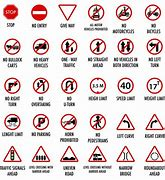
#> input picture 08.08.2024/test.jpeg, 165 x 180 px
$ jupyter execute test.ipynb
#> lines starting #> are read from the running program, lines starting #| are printed output that depends on the picture; after the words box and inside, x2 and y2 are one past the last pixel; in counts of white or black regions, pixels touching at a corner belong together
[cell 1]
import cv2
import numpy as np

# Read the image with the particular library which we have imported
image = cv2.imread('test.jpeg')
#> image is the input picture: shape (180, 165, 3); mean B, G, R 213.9, 214, 224.8

if image is None:
    print("Could not read the image")
    exit()

cv2.imshow('Image', image)
cv2.waitKey(0)  # Wait for a key press to close the window
cv2.destroyAllWindows()  # Close all OpenCV windows

[cell 2]
# Convert to greyscale
grey_image = cv2.cvtColor(image, cv2.COLOR_BGR2GRAY)
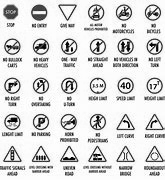
#> grey_image: shape (180, 165); min 0, max 255, mean 217.2

# We apply a Gaussian Blur to the above image
blurred_image = cv2.GaussianBlur(grey_image, (5, 5), 0)
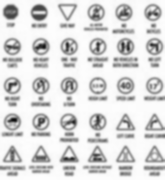
#> blurred_image: shape (180, 165); min 14, max 254, mean 217.2

cv2.imshow('Blur Image', blurred_image)
cv2.waitKey(0)  # Wait for a key press to close the window
cv2.destroyAllWindows()  # Close all OpenCV windows

[cell 3]
# edge detection by using canny in cv2
edges = cv2.Canny(blurred_image, 50, 150)
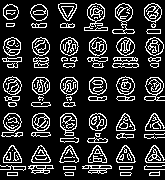
#> edges: shape (180, 165); 17.8% white in thin lines or dots

# original Image
cv2.imshow('original image', image)
cv2.waitKey(0)
cv2.imshow('greyscale image', grey_image)
cv2.waitKey(0)

cv2.imshow('Blurred image', blurred_image)
cv2.waitKey(0)

cv2.imshow('edges', edges)
cv2.waitKey(0)

cv2.destroyAllWindows()
